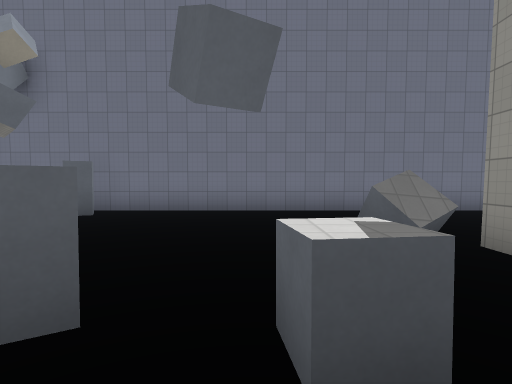
[1] (above)

23 first-person views from a walk through a Godot game level. The camera is 1.5 m above the floor, tilts 2° down and sees 80° across. The floor is counted in squares, 2 m on a side. Each view is taken from the middle of a square. On the plan, view 1 faces up. The plan holds only what a view shows up to about 10 squares ahead; the rest is blank. Surface patterns are stand-ins for the level's own textures.

[2]
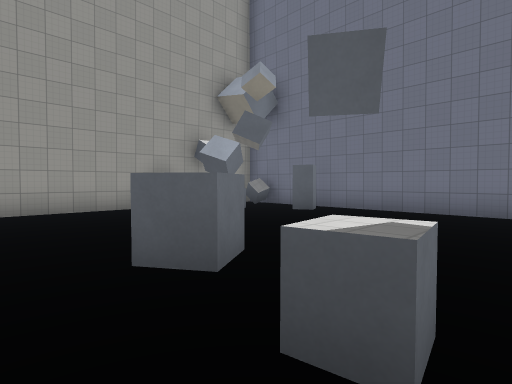

[3]
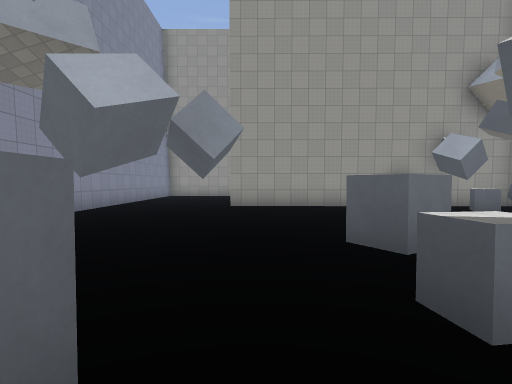

[4]
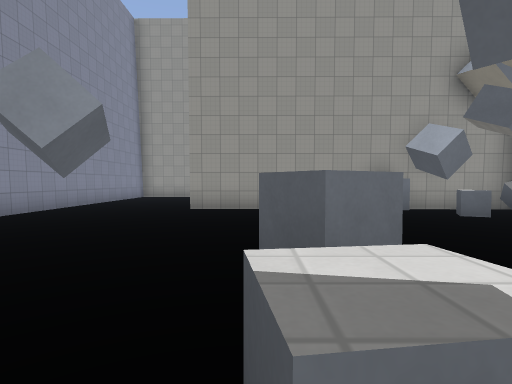

[5]
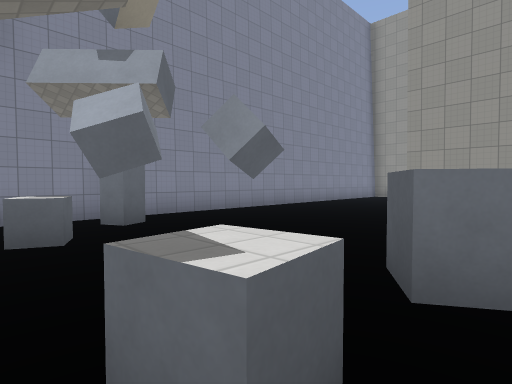

[6]
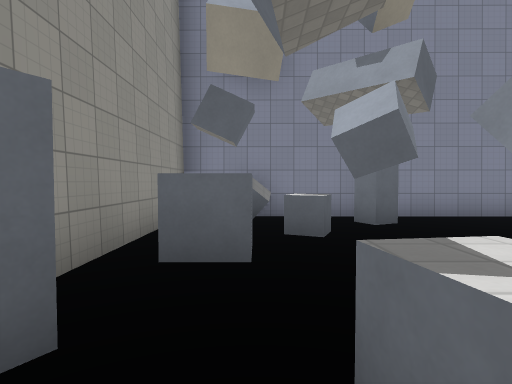

[7]
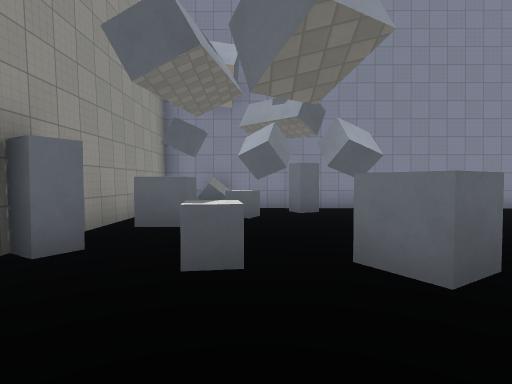

[8]
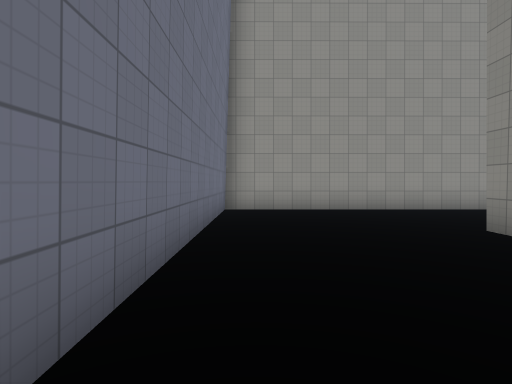

[9]
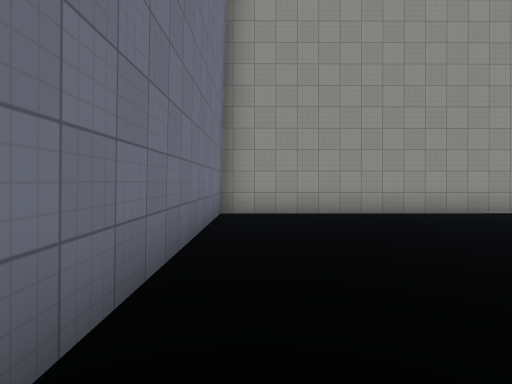

[10]
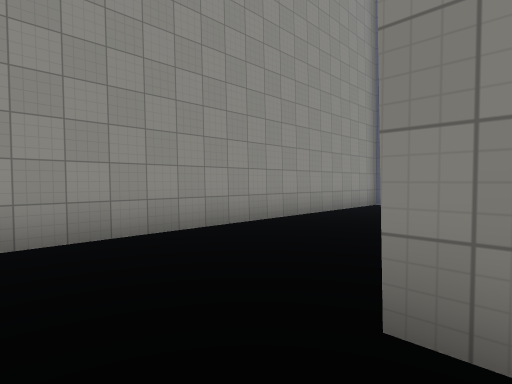

[11]
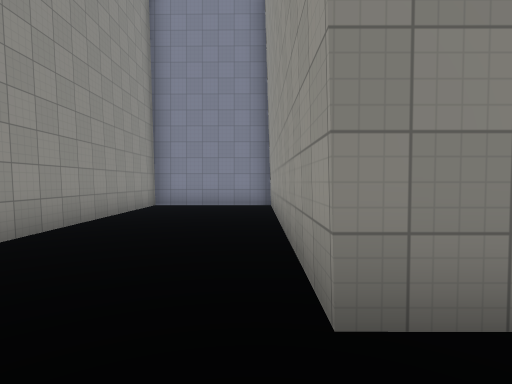

[12]
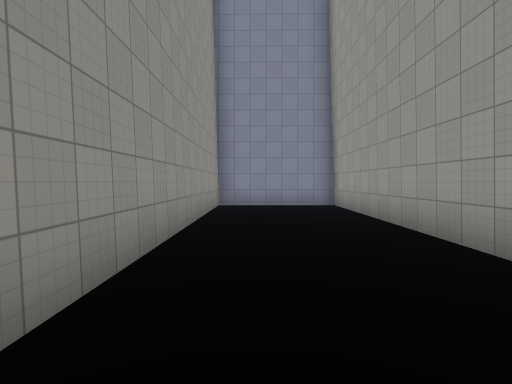

[13]
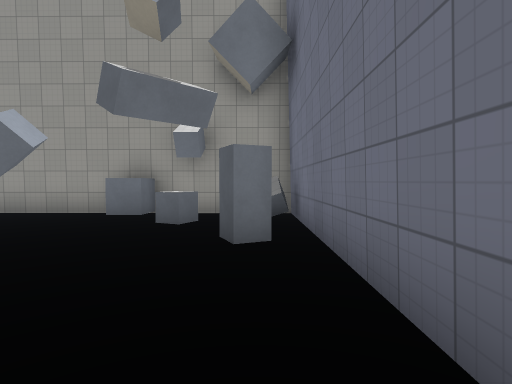

[14]
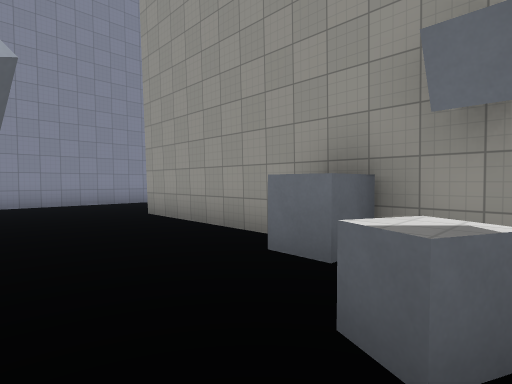

[15]
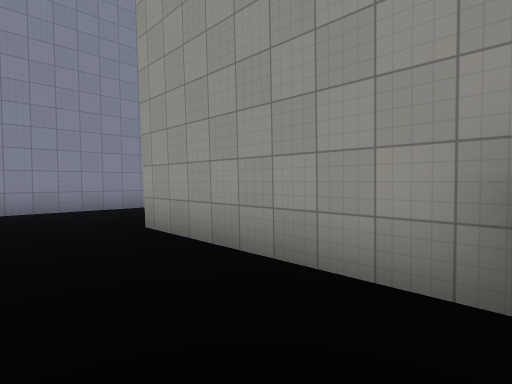

[16]
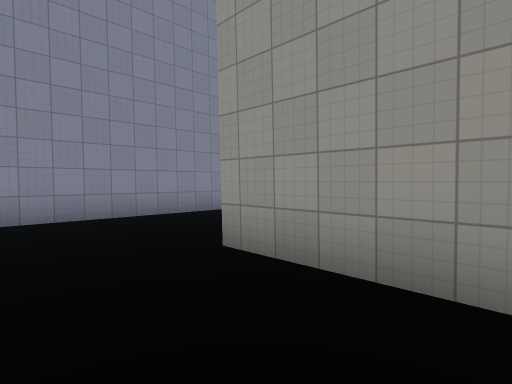

[17]
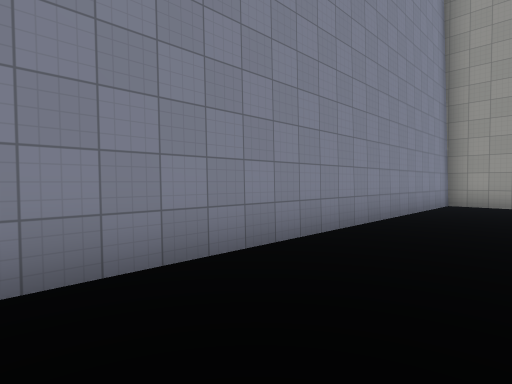

[18]
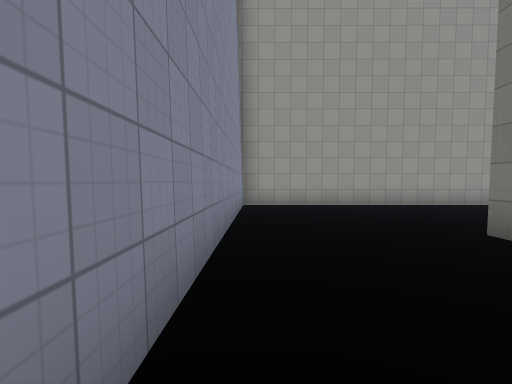

[19]
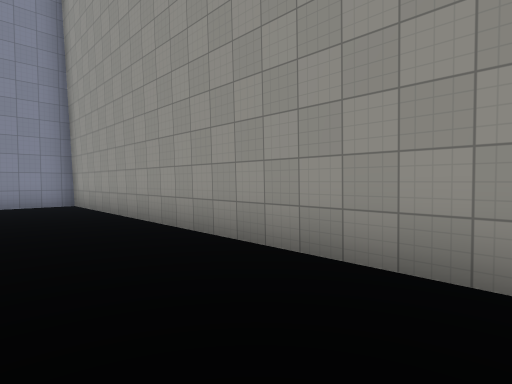

[20]
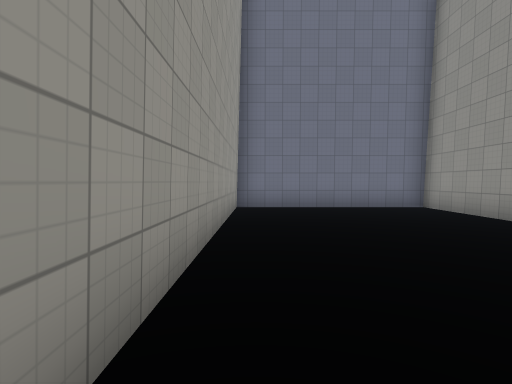

[21]
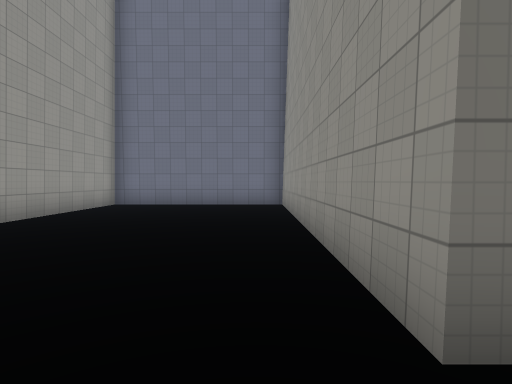

[22]
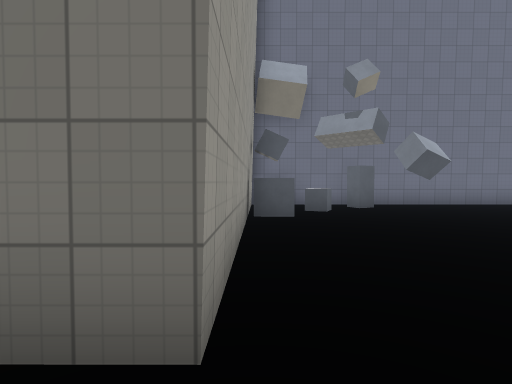

[23]
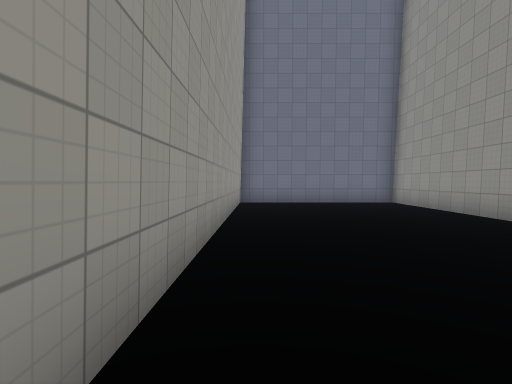

### Floor plan
Points are (right, up) in squares from view 1. A wall is a line through its corners. A room is listed if a view was taken in it or the views show most of it. See-through windows are left out.
Room 1 (views 1, 2, 3, 4, 5, 6, 7, 8, 9, 10, 11, 12, 13, 14, 15, 16, 17, 18, 19, 20, 21, 22, 23)
walls: (-1.9, 1.7) (-1.3, 2.1) (-0.8, 1.4) (-1.5, 1); (0.1, 1.5) (0.6, 1.6) (0.7, 1) (0.2, 1) (0.1, 1.5); (1, -0.6) (1.9, -0.6); (-0.1, -2.4) (0.1, -1.9) (0.7, -2.2); (1.3, 2.4) (1, 3.1); (1.9, 0.6) (2.2, 1.1); (-5.1, 5.7) (-5.3, 5.3) (-5.9, 5.5); (-7, 4.7) (-6.2, 4.7) (-6.3, 3.9) (-7.1, 3.9); (0.7, -3.6) (1.6, -3.7); (2.6, 3) (2.6, 3.5) (3.6, 3.5) (3.5, -4.6) (7.2, -4.6) (7.1, 7.8) (-7.1, 7.8) (-7.2, -0.8) (-8.2, -0.8) (-8.1, 7.8) (-13.5, 7.8) (-13.6, -4.4) (1.8, -4.5); (-3.9, 7.3) (-3.6, 6.7) (-4.1, 6.5); (-6, 7) (-6.7, 7.1); (2.5, -2.9) (2.6, -0.3)
low walls: (1.8, 2.8) (1.3, 2.4)
ways out: opening at (2, -1.5)

Where each view was taken, in squares from view 1:
view 1: 0 up, 0 right, facing up
view 2: 0 up, 1 right, facing up-left
view 3: 0 up, 2 right, facing left
view 4: 1 up, 1 right, facing left
view 5: 2 up, 1 right, facing down-left
view 6: 2 up, 1 right, facing down
view 7: 4 up, 0 right, facing down
view 8: 7 up, 1 left, facing right
view 9: 7 up, 0 right, facing right
view 10: 5 up, 3 right, facing down-right
view 11: 5 up, 4 right, facing down
view 12: 5 up, 6 right, facing down
view 13: 7 up, 0 right, facing left
view 14: 6 up, 4 left, facing down-left
view 15: 4 up, 5 left, facing down-left
view 16: 2 up, 5 left, facing down-left
view 17: 2 down, 3 left, facing down-left
view 18: 4 down, 4 left, facing left
view 19: 6 up, 11 left, facing down-left
view 20: 1 down, 13 left, facing up
view 21: 2 down, 9 left, facing up
view 22: 2 down, 7 left, facing up
view 23: 3 down, 13 left, facing up
